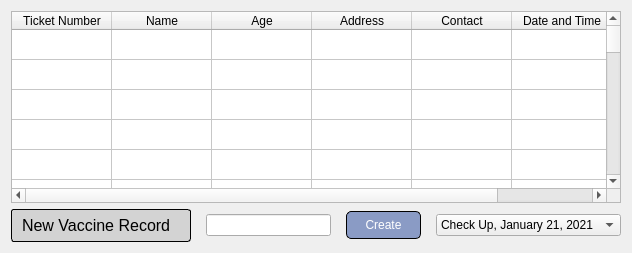
               <widget class="QWidget" name="vaccineTab">
                <property name="styleSheet">
                 <string notr="true">background-color: none;
border-raidus: 5px;</string>
                </property>
                <attribute name="title">
                 <string>Vaccine</string>
                </attribute>
                <layout class="QVBoxLayout" name="verticalLayout_4">
                 <item>
                  <widget class="QTableWidget" name="vaccineTable">
                   <property name="rowCount">
                    <number>150</number>
                   </property>
                   <attribute name="verticalHeaderVisible">
                    <bool>false</bool>
                   </attribute>
                   <row/>
                   <row/>
                   <row/>
                   <row/>
                   <row/>
                   <row/>
                   <row/>
                   <row/>
                   <row/>
                   <row/>
                   <row/>
                   <row/>
                   <row/>
                   <row/>
                   <row/>
                   <row/>
                   <row/>
                   <row/>
                   <row/>
                   <row/>
                   <row/>
                   <row/>
                   <row/>
                   <row/>
                   <row/>
                   <row/>
                   <row/>
                   <row/>
                   <row/>
                   <row/>
                   <row/>
                   <row/>
                   <row/>
                   <row/>
                   <row/>
                   <row/>
                   <row/>
                   <row/>
                   <row/>
                   <row/>
                   <row/>
                   <row/>
                   <row/>
                   <row/>
                   <row/>
                   <row/>
                   <row/>
                   <row/>
                   <row/>
                   <row/>
                   <row/>
                   <row/>
                   <row/>
                   <row/>
                   <row/>
                   <row/>
                   <row/>
                   <row/>
                   <row/>
                   <row/>
                   <row/>
                   <row/>
                   <row/>
                   <row/>
                   <row/>
                   <row/>
                   <row/>
                   <row/>
                   <row/>
                   <row/>
                   <row/>
                   <row/>
                   <row/>
                   <row/>
                   <row/>
                   <row/>
                   <row/>
                   <row/>
                   <row/>
                   <row/>
                   <row/>
                   <row/>
                   <row/>
                   <row/>
                   <row/>
                   <row/>
                   <row/>
                   <row/>
                   <row/>
                   <row/>
                   <row/>
                   <row/>
                   <row/>
                   <row/>
                   <row/>
                   <row/>
                   <row/>
                   <row/>
                   <row/>
                   <row/>
                   <row/>
                   <row/>
                   <row/>
                   <row/>
                   <row/>
                   <row/>
                   <row/>
                   <row/>
                   <row/>
                   <row/>
                   <row/>
                   <row/>
                   <row/>
                   <row/>
                   <row/>
                   <row/>
                   <row/>
                   <row/>
                   <row/>
                   <row/>
                   <row/>
                   <row/>
                   <row/>
                   <row/>
                   <row/>
                   <row/>
                   <row/>
                   <row/>
                   <row/>
                   <row/>
                   <row/>
                   <row/>
                   <row/>
                   <row/>
                   <row/>
                   <row/>
                   <row/>
                   <row/>
                   <row/>
                   <row/>
                   <row/>
                   <row/>
                   <row/>
                   <row/>
                   <row/>
                   <row/>
                   <row/>
                   <row/>
                   <row/>
                   <row/>
                   <column>
                    <property name="text">
                     <string>Ticket Number</string>
                    </property>
                   </column>
                   <column>
                    <property name="text">
                     <string>Name</string>
                    </property>
                   </column>
                   <column>
                    <property name="text">
                     <string>Age</string>
                    </property>
                   </column>
                   <column>
                    <property name="text">
                     <string>Address</string>
                    </property>
                   </column>
                   <column>
                    <property name="text">
                     <string>Contact</string>
                    </property>
                   </column>
                   <column>
                    <property name="text">
                     <string>Date and Time</string>
                    </property>
                   </column>
                  </widget>
                 </item>
                 <item>
                  <layout class="QHBoxLayout" name="horizontalLayout_3">
                   <property name="spacing">
                    <number>15</number>
                   </property>
                   <item>
                    <widget class="QLabel" name="vcLabel">
                     <property name="minimumSize">
                      <size>
                       <width>180</width>
                       <height>0</height>
                      </size>
                     </property>
                     <property name="maximumSize">
                      <size>
                       <width>180</width>
                       <height>16777215</height>
                      </size>
                     </property>
                     <property name="font">
                      <font>
                       <pointsize>12</pointsize>
                      </font>
                     </property>
                     <property name="styleSheet">
                      <string notr="true">QLabel{
	
	background-color: rgb(211, 211, 211);
	border-style: outset;
	border-width:1px;
	border-radius: 3px;
	border-color: black;
	padding: 6px;
	mid-width: 10px;
}
</string>
                     </property>
                     <property name="text">
                      <string>New Vaccine Record</string>
                     </property>
                    </widget>
                   </item>
                   <item>
                    <widget class="QLineEdit" name="vcNewEdit">
                     <property name="minimumSize">
                      <size>
                       <width>125</width>
                       <height>0</height>
                      </size>
                     </property>
                     <property name="maximumSize">
                      <size>
                       <width>125</width>
                       <height>16777215</height>
                      </size>
                     </property>
                    </widget>
                   </item>
                   <item>
                    <widget class="QPushButton" name="vcCreateBtn">
                     <property name="minimumSize">
                      <size>
                       <width>75</width>
                       <height>0</height>
                      </size>
                     </property>
                     <property name="maximumSize">
                      <size>
                       <width>75</width>
                       <height>16777215</height>
                      </size>
                     </property>
                     <property name="styleSheet">
                      <string notr="true">QPushButton{
	background-color: rgb(138, 155, 197);
	color: white;
	border-style: outset;
	border-width:1px;
	border-radius: 5px;
	border-color: black;
	padding: 6px;
	mid-width: 10px;
}
QPushButton:hover{
	background-color: rgb(186, 172, 255);
}</string>
                     </property>
                     <property name="text">
                      <string>Create</string>
                     </property>
                    </widget>
                   </item>
                   <item>
                    <widget class="QComboBox" name="vcRecord">
                     <item>
                      <property name="text">
                       <string>Check Up, January 21, 2021</string>
                      </property>
                     </item>
                    </widget>
                   </item>
                  </layout>
                 </item>
                </layout>
               </widget>
